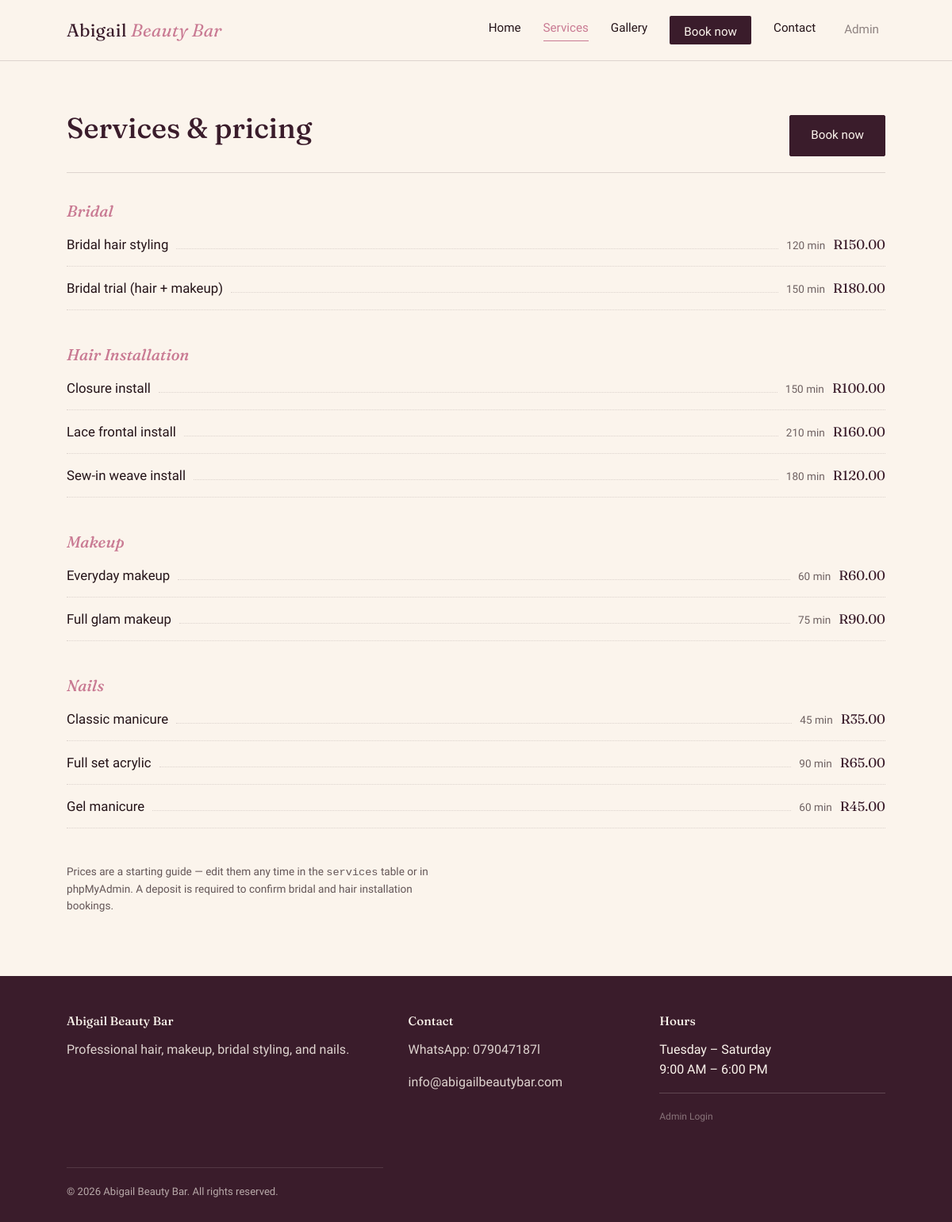
/services.php, run on the app's committed database.
### tables this page shows
CREATE TABLE IF NOT EXISTS services (
  id INT AUTO_INCREMENT PRIMARY KEY,
  category VARCHAR(60) NOT NULL,
  name VARCHAR(120) NOT NULL,
  price DECIMAL(10,2) NOT NULL,
  duration_minutes INT NOT NULL DEFAULT 60
);

### services.php (the view, shortened to what this page needs)
<?php
$current = 'services';
$baseUrl = '';
require 'includes/header.php';
$menu = [];
$dbError = null;
try {
    $conn = get_db_connection();
    $result = $conn->query('SELECT category, name, price, duration_minutes FROM services ORDER BY category, name');
    while ($row = $result->fetch_assoc()) {
        $menu[$row['category']][] = $row;
    }
} catch (Throwable $e) {
    $dbError = "Menu isn't loading yet — import sql/schema.sql into your database to populate it.";
}
?>
<section class="section">
  <div class="wrap">
    <div class="section-head">
      <h2>Services &amp; pricing</h2>
      <a href="booking.php" class="btn btn-primary">Book now</a>
    </div>
    <?php if ($dbError): ?>
      <div class="alert alert-error"><?= htmlspecialchars($dbError) ?></div>
    <?php elseif (empty($menu)): ?>
      <p>No services have been added yet.</p>
    <?php else: ?>
      <?php foreach ($menu as $category => $items): ?>
        <div class="menu-category">
          <h3><?= htmlspecialchars($category) ?></h3>
          <?php foreach ($items as $item): ?>
            <div class="menu-item">
              <span class="name"><?= htmlspecialchars($item['name']) ?></span>
              <span class="fill"></span>
              <span class="meta"><?= (int)$item['duration_minutes'] ?> min</span>
              <span class="price">R<?= number_format((float)$item['price'], 2) ?></span>
            </div>
          <?php endforeach; ?>
        </div>
      <?php endforeach; ?>
    <?php endif; ?>
    <p class="form-note">Prices are a starting guide — edit them any time in the <code>services</code> table
    or in phpMyAdmin. A deposit is required to confirm bridal and hair installation bookings.</p>
  </div>
</section>
<?php require 'includes/footer.php'; ?>

### includes/header.php (shortened to what this page needs)
<?php
$isAdminLoggedIn = isset($_SESSION['admin_logged_in']) && $_SESSION['admin_logged_in'] === true;
$isAdminPage = strpos($_SERVER['REQUEST_URI'], '/admin/') !== false;
?>
<!DOCTYPE html>
<html lang="en">
<head>
    <link rel="stylesheet" href="<?= $baseUrl ?>style.css">
</head>
<body>
    <header class="site-header">
        <div class="wrap">
            <a href="<?= $baseUrl ?>index.php" class="wordmark">Abigail <em>Beauty Bar</em></a>
            <?php if ($isAdminPage): ?>
                <a href="<?= $baseUrl ?>index.php" style="font-size:0.9rem;opacity:0.6;text-decoration:none;font-family:'Work Sans',sans-serif;">← Back to site</a>
            <?php else: ?>
                <nav class="main-nav" id="mainNav">
                    <a href="<?= $baseUrl ?>index.php" <?= $current === 'home' ? 'aria-current="page"' : '' ?>>Home</a>
                    <a href="<?= $baseUrl ?>services.php" <?= $current === 'services' ? 'aria-current="page"' : '' ?>>Services</a>
                    <a href="<?= $baseUrl ?>gallery.php" <?= $current === 'gallery' ? 'aria-current="page"' : '' ?>>Gallery</a>
                    <a href="<?= $baseUrl ?>booking.php" <?= $current === 'booking' ? 'aria-current="page"' : '' ?> class="nav-cta">Book now</a>
                    <a href="<?= $baseUrl ?>contact.php" <?= $current === 'contact' ? 'aria-current="page"' : '' ?>>Contact</a>
                    <?php if ($isAdminLoggedIn): ?>
                        <a href="<?= $baseUrl ?>admin/dashboard.php" class="admin-link dashboard-link" style="border-bottom:2px solid var(--rose);">
                            Dashboard
                            <span class="admin-badge">Admin</span>
                        </a>
                    <?php else: ?>
                        <a href="<?= $baseUrl ?>admin/login.php" class="admin-link" style="border-bottom-color:transparent;">
                             Admin
                        </a>
                    <?php endif; ?>
                </nav>
            <?php endif; ?>
        </div>
    </header>
    <main>

### includes/footer.php (shortened to what this page needs)
    </main>
    <footer class="site-footer">
        <div class="wrap">
            <div>
                <h4>Abigail Beauty Bar</h4>
                <p style="opacity:0.85;">Professional hair, makeup, bridal styling, and nails.</p>
            </div>
            <div>
                <h4>Contact</h4>
                <p><a href="https://wa.me/0790471875" target="_blank" rel="noopener">WhatsApp: 079047187l</a></p>
                <p><a href="mailto:info@abigailbeautybar.com">info@abigailbeautybar.com</a></p>
            </div>
            <div>
                <h4>Hours</h4>
                <p>Tuesday – Saturday<br>9:00 AM – 6:00 PM</p>
                <p style="margin-top:16px;padding-top:16px;border-top:1px solid rgba(251,244,236,0.2);">
                    <a href="<?= $baseUrl ?>admin/login.php" style="font-size:0.75rem;opacity:0.4;"> Admin Login</a>
                </p>
            </div>
        </div>
        <div class="wrap">
            <div class="fine-print">
                &copy; <?= date('Y') ?> Abigail Beauty Bar. All rights reserved.
            </div>
        </div>
    </footer>
</body>
</html>

### style.css (style rules this page uses)
:root { --ink: #241318; --plum: #3A1C2B; --ivory: #FBF4EC; --gold: #B98A4A; --rose: #C97A93; --rose-pale: #F0DCE1; --line: rgba(36, 19, 24, 0.14); --max-width: 1080px; }
* { box-sizing: border-box; }
html { scroll-behavior: smooth; }
body { margin: 0; background: var(--ivory); color: var(--ink); font-family: 'Work Sans', sans-serif; font-size: 16px; line-height: 1.55; }
h1, h2, h3, h4 { font-family: 'Fraunces', serif; font-weight: 500; margin: 0 0 0.4em; line-height: 1.15; color: var(--plum); }
h2 { font-size: clamp(1.7rem, 3vw, 2.3rem); }
h3 { font-size: 1.25rem; }
p { max-width: 62ch; }
a { color: inherit; }
.wrap { max-width: var(--max-width); margin: 0 auto; padding: 0 24px; }
.site-header { position: sticky; top: 0; z-index: 20; background: var(--ivory); border-bottom: 1px solid var(--line); }
.site-header .wrap { display: flex; align-items: center; justify-content: space-between; height: 76px; }
.wordmark { font-family: 'Fraunces', serif; font-size: 1.4rem; color: var(--plum); text-decoration: none; letter-spacing: 0.01em; }
.wordmark em { font-style: italic; color: var(--rose); }
.main-nav { display: flex; align-items: center; gap: 28px; }
.main-nav a { text-decoration: none; font-size: 0.95rem; color: var(--ink); padding-bottom: 4px; border-bottom: 1px solid transparent; transition: border-color 0.15s ease, color 0.15s ease; }
.main-nav a:hover, .main-nav a[aria-current="page"] { color: var(--rose); border-color: var(--rose); }
.nav-cta { background: var(--plum); color: var(--ivory) !important; padding: 9px 18px; border-radius: 2px; border-bottom: none !important; }
.btn { display: inline-block; padding: 13px 26px; text-decoration: none; font-size: 0.95rem; border-radius: 2px; border: 1px solid var(--plum); transition: background 0.15s ease, color 0.15s ease; }
.btn-primary { background: var(--plum); color: var(--ivory); }
.section { padding: 64px 0; }
.section-head { display: flex; justify-content: space-between; align-items: flex-end; gap: 24px; margin-bottom: 36px; border-bottom: 1px solid var(--line); padding-bottom: 20px; }
.menu-category { margin-bottom: 44px; }
.menu-category h3 { font-style: italic; color: var(--rose); margin-bottom: 4px; }
.menu-item { display: flex; align-items: baseline; gap: 10px; padding: 14px 0; border-bottom: 1px dotted var(--line); }
.menu-item .name { font-size: 1.05rem; }
.menu-item .fill { flex: 1; border-bottom: 1px dotted var(--line); margin-bottom: 5px; }
.menu-item .meta { font-size: 0.85rem; opacity: 0.65; white-space: nowrap; }
.menu-item .price { font-family: 'Fraunces', serif; font-size: 1.05rem; color: var(--plum); white-space: nowrap; }
.form-note { font-size: 0.85rem; opacity: 0.7; margin-top: 6px; }
.site-footer { background: var(--plum); color: var(--ivory); padding: 48px 0 28px; }
.site-footer .wrap { display: grid; grid-template-columns: 1.4fr 1fr 1fr; gap: 32px; }
.site-footer h4 { color: var(--ivory); font-size: 0.95rem; margin-bottom: 14px; }
.site-footer a { text-decoration: none; opacity: 0.85; }
.site-footer .fine-print { margin-top: 36px; padding-top: 20px; border-top: 1px solid rgba(251,244,236,0.2); font-size: 0.82rem; opacity: 0.65; }
.admin-link { display: inline-flex; align-items: center; gap: 4px; font-size: 0.8rem; opacity: 0.5; transition: opacity 0.2s ease; padding: 4px 8px; border-radius: 4px; }

### data on the page
services: name "Bridal hair styling", duration_minutes "120", price "150.00"
services: name "Bridal trial (hair + makeup)", duration_minutes "150", price "180.00"
services: name "Closure install", duration_minutes "150", price "100.00"
services: name "Lace frontal install", duration_minutes "210", price "160.00"
services: name "Sew-in weave install", duration_minutes "180", price "120.00"
services: name "Everyday makeup", duration_minutes "60", price "60.00"
services: name "Full glam makeup", duration_minutes "75", price "90.00"
services: name "Classic manicure", duration_minutes "45", price "35.00"
services: name "Full set acrylic", duration_minutes "90", price "65.00"
services: name "Gel manicure", duration_minutes "60", price "45.00"

### other printed values
$category "Bridal"
$category "Hair Installation"
$category "Makeup"
$category "Nails"
